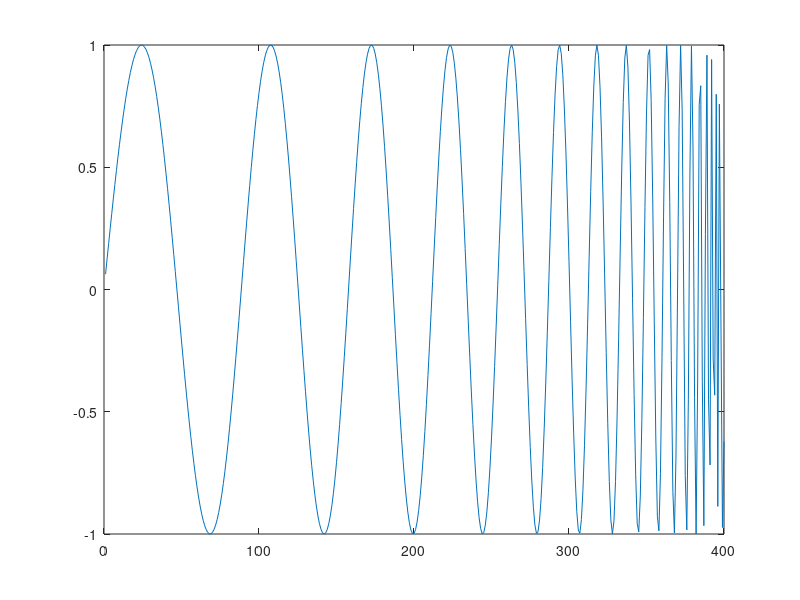

The MATLAB source for this figure:
clear all
close all

% Script that makes a chirp signal manually:

T  = 400;
x = zeros(1,T);

phase_0 = 0;    % initial phase at t=0 
f_0 = 0.01;        % initial frequency at t=0 [Hz]
f_1 = 1;      % final frequency at t=T [Hz]


for i=1:1:T
    x(i) = sin( phase_0 + 2*pi * ( (-f_0 * f_1 * T)/(f_1 - f_0) ) * log(1 - ((f_1 - f_0)/(f_1*T))*i) );
end


plot(x);



